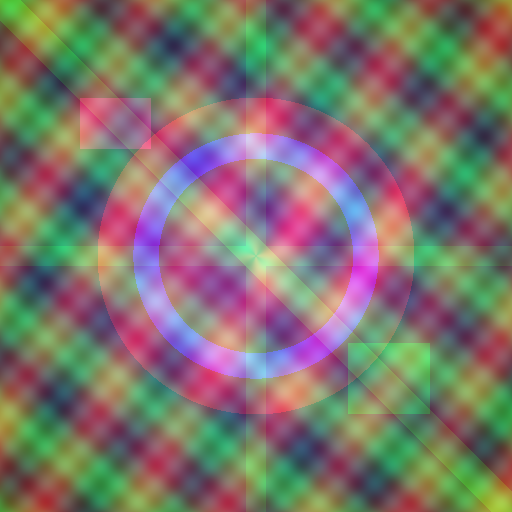
%> input picture data/host_512.png, 512 x 512 px
$ octave main.m   (GNU Octave 9; MATLAB toolbox functions it lacks are replaced by stand-ins)
%> lines starting %> are read from the running program, lines starting %| are printed output that depends on the picture; in (x1, y1, x2, y2) boxes, pixels count from 0 and x2, y2 are one past the last pixel; in counts of white or black regions, pixels touching at a corner belong together; the program's own positions count from 1; long printed decimals are rounded
### src/preprocess_images.m
function [host_rgb, watermark, metadata] = preprocess_images(host_path, watermark_path)
%> called with host_path = 'data/host_512.png', watermark_path = 'data/watermark_256.png'
%PREPROCESS_IMAGES Read, resize, normalize and prepare host and watermark.
%   Host image is forced to RGB 512x512.
%   Watermark image is forced to grayscale 256x256 and additionally
%   converted into a binary map for sign-based embedding.

if ~exist(host_path, 'file')
    error('Host image not found: %s', host_path);
end
if ~exist(watermark_path, 'file')
    error('Watermark image not found: %s', watermark_path);
end

host_raw = imread(host_path);
%> host_raw is the input picture: size 512x512x3 uint8; mean R, G, B 126, 117.5, 109
if ndims(host_raw) == 2
    host_raw = repmat(host_raw, [1, 1, 3]);
elseif size(host_raw, 3) > 3
    host_raw = host_raw(:, :, 1:3);
end
host_rgb = im2double(imresize(host_raw, [512, 512]));

watermark_raw = imread(watermark_path);
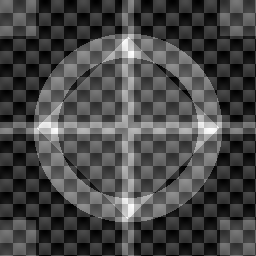
%> input picture data/watermark_256.png, 256 x 256 px
%> watermark_raw is the input picture: size 256x256 uint8; min 0, max 254, mean 71.5
if ndims(watermark_raw) == 3
    watermark_rgb = im2double(imresize(watermark_raw(:, :, 1:3), [256, 256]));
    watermark_gray = rgb2gray(watermark_rgb);
else
    watermark_rgb = im2double(imresize(watermark_raw, [256, 256]));
    watermark_gray = watermark_rgb;
end
watermark_gray = mat2gray(watermark_gray);
watermark_threshold = graythresh(watermark_gray);
%> watermark_threshold = 0.325
watermark_binary = imbinarize(watermark_gray, watermark_threshold);
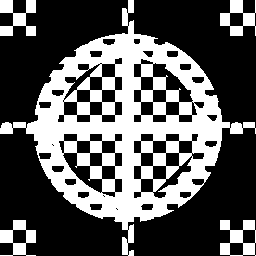
%> watermark_binary: size 256x256 logical; 35.3% white; 5 white regions, box (x1, y1, x2, y2) and area: (0, 0, 256, 256) 20569, (0, 0, 36, 36) 698, (220, 220, 256, 256) 680, (220, 0, 256, 36) 608, (0, 220, 36, 256) 608

watermark = struct();
watermark.rgb = watermark_rgb;
watermark.gray = watermark_gray;
watermark.binary = watermark_binary;
watermark.sign = 2 * double(watermark_binary) - 1;
watermark.for_embed = watermark_binary;
watermark.for_embed_gray = watermark_gray;

metadata = struct();
metadata.host_original_size = size(host_raw);
%> metadata.host_original_size = [512 512 3]
metadata.watermark_original_size = size(watermark_raw);
%> metadata.watermark_original_size = [256 256]
metadata.watermark_threshold = watermark_threshold;
%> metadata.watermark_threshold = 0.325
end

### src/dwt_embed.m
function [watermarked_rgb, embed_info] = dwt_embed(host_rgb, watermark_data, alpha, options)
%DWT_EMBED Embed a watermark into the DWT detail subband of the Y channel.
%   The host image is converted to YCbCr. A one-level Haar DWT is applied
%   to the Y channel. The selected 256x256 detail subband receives additive
%   watermark modulation:
%       S_w = S + (alpha / 255) * P
%   where P is either a binary sign map in {-1, +1} or a zero-centered
%   grayscale payload in [-1, +1].

if ~isfield(options, 'dwt')
    error('Missing options.dwt configuration.');
end
if size(host_rgb, 3) ~= 3
    error('DWT embedding expects an RGB host image.');
end

ycbcr_image = rgb2ycbcr(host_rgb);
y_channel = ycbcr_image(:, :, 1);

[ll_band, lh_band, hl_band, hh_band] = dwt2(y_channel, options.dwt.wavelet);
payload = build_payload(watermark_data, options.watermark_mode);
alpha_scaled = alpha / 255;

switch upper(options.dwt.subband)
    case 'LH'
        target_band_w = lh_band + alpha_scaled * payload;
        y_channel_w = idwt2(ll_band, target_band_w, hl_band, hh_band, options.dwt.wavelet, size(y_channel));
        embedding_domain = 'DWT-LH';
    case 'HL'
        target_band_w = hl_band + alpha_scaled * payload;
        y_channel_w = idwt2(ll_band, lh_band, target_band_w, hh_band, options.dwt.wavelet, size(y_channel));
        embedding_domain = 'DWT-HL';
    otherwise
        error('Unsupported DWT subband: %s', options.dwt.subband);
end

ycbcr_image(:, :, 1) = min(max(y_channel_w, 0), 1);
watermarked_rgb = ycbcr2rgb(ycbcr_image);
watermarked_rgb = min(max(watermarked_rgb, 0), 1);

embed_info = struct();
embed_info.embedding_domain = embedding_domain;
embed_info.alpha_scaled = alpha_scaled;
embed_info.wavelet = options.dwt.wavelet;
embed_info.subband = upper(options.dwt.subband);
end

function payload = build_payload(watermark_data, watermark_mode)
switch lower(watermark_mode)
    case 'binary'
        payload = 2 * double(watermark_data >= 0.5) - 1;
    case 'grayscale'
        payload = 2 * mat2gray(double(watermark_data)) - 1;
    otherwise
        error('Unsupported watermark mode: %s', watermark_mode);
end
end

### src/dwt_extract.m
function [watermark_binary, watermark_gray, extract_info] = dwt_extract(reference_host_rgb, test_rgb, alpha, options)
%DWT_EXTRACT Non-blind DWT watermark extraction.
%   Since the implementation is non-blind, the original host image is used
%   to compute the reference subband. The watermark estimate is obtained by
%   reversing the additive embedding:
%       P_hat = (S_test - S_ref) / (alpha / 255)

if ~isfield(options, 'dwt')
    error('Missing options.dwt configuration.');
end

reference_ycbcr = rgb2ycbcr(reference_host_rgb);
test_ycbcr = rgb2ycbcr(test_rgb);
reference_y = reference_ycbcr(:, :, 1);
test_y = test_ycbcr(:, :, 1);

[~, ref_lh, ref_hl, ~] = dwt2(reference_y, options.dwt.wavelet);
[~, test_lh, test_hl, ~] = dwt2(test_y, options.dwt.wavelet);

switch upper(options.dwt.subband)
    case 'LH'
        raw_payload = (test_lh - ref_lh) / max(alpha / 255, eps);
        extraction_domain = 'DWT-LH';
    case 'HL'
        raw_payload = (test_hl - ref_hl) / max(alpha / 255, eps);
        extraction_domain = 'DWT-HL';
    otherwise
        error('Unsupported DWT subband: %s', options.dwt.subband);
end

watermark_gray = min(max((raw_payload + 1) / 2, 0), 1);
watermark_binary = watermark_gray >= 0.5;

extract_info = struct();
extract_info.embedding_domain = extraction_domain;
extract_info.raw_payload = raw_payload;
end

### src/compute_psnr_ssim_mse.m
function [mse_value, psnr_value, ssim_value] = compute_psnr_ssim_mse(reference_image, test_image)
%COMPUTE_PSNR_SSIM_MSE Compute MSE, PSNR and SSIM on normalized images.
%   Input images are internally converted to double in [0, 1].

reference_image = im2double(reference_image);
test_image = im2double(test_image);

if ~isequal(size(reference_image), size(test_image))
    error('Input images must have the same size.');
end

difference = reference_image - test_image;
mse_value = mean(difference(:) .^ 2);

if mse_value < eps
    psnr_value = Inf;
else
    psnr_value = 10 * log10(1 / mse_value);
end

if ndims(reference_image) == 2 || size(reference_image, 3) == 1
    ssim_value = ssim(test_image, reference_image);
else
    channel_ssim = zeros(1, size(reference_image, 3));
    for channel_idx = 1:size(reference_image, 3)
        channel_ssim(channel_idx) = ssim(test_image(:, :, channel_idx), reference_image(:, :, channel_idx));
    end
    ssim_value = mean(channel_ssim);
end
end

### src/compute_nc.m
function nc_value = compute_nc(reference_watermark, extracted_watermark)
%COMPUTE_NC Compute normalized correlation between two watermark images.
%   Both inputs are converted to double precision. The implementation
%   matches the assignment formula and supports both binary and grayscale
%   watermarks.

reference_watermark = double(reference_watermark);
extracted_watermark = double(extracted_watermark);

if ~isequal(size(reference_watermark), size(extracted_watermark))
    error('Watermark images must have the same size.');
end

numerator = sum(sum(reference_watermark .* extracted_watermark));
denominator = sqrt(sum(sum(reference_watermark .^ 2)) * sum(sum(extracted_watermark .^ 2)));

if denominator < eps
    nc_value = 0;
else
    nc_value = numerator / denominator;
end
end

### src/visualize_results.m
function visualize_results(original_rgb, watermarked_rgb, reference_watermark, extracted_gray, scheme_name, alpha, output_dir, zoom_region)
%VISUALIZE_RESULTS Save qualitative comparison images for a watermark test.
%   The function stores:
%       - difference map
%       - zoomed original / watermarked crops
%       - a combined 2x4 summary figure

if nargin < 8 || isempty(zoom_region)
    zoom_region = [161, 320, 161, 320];
end
if ~exist(output_dir, 'dir')
    mkdir(output_dir);
end

row_start = max(1, zoom_region(1));
row_end = min(size(original_rgb, 1), zoom_region(2));
col_start = max(1, zoom_region(3));
col_end = min(size(original_rgb, 2), zoom_region(4));

diff_image = abs(watermarked_rgb - original_rgb);
diff_visual = diff_image / max(diff_image(:) + eps);

original_zoom = original_rgb(row_start:row_end, col_start:col_end, :);
watermarked_zoom = watermarked_rgb(row_start:row_end, col_start:col_end, :);
zoom_diff = abs(watermarked_zoom - original_zoom);
zoom_diff_visual = zoom_diff / max(zoom_diff(:) + eps);

imwrite(im2uint8(diff_visual), fullfile(output_dir, sprintf('%s_difference_alpha_%02d.png', scheme_name, alpha)));
imwrite(im2uint8(original_zoom), fullfile(output_dir, sprintf('%s_zoom_original_alpha_%02d.png', scheme_name, alpha)));
imwrite(im2uint8(watermarked_zoom), fullfile(output_dir, sprintf('%s_zoom_watermarked_alpha_%02d.png', scheme_name, alpha)));

summary_figure = figure('Visible', 'off', 'Color', 'w', 'Position', [80, 80, 1500, 820]);
tiledlayout(2, 4, 'Padding', 'compact', 'TileSpacing', 'compact');

nexttile;
imshow(original_rgb);
title('Original Host');

nexttile;
imshow(watermarked_rgb);
title(sprintf('Watermarked Host (\\alpha = %d)', alpha));

nexttile;
imshow(diff_visual);
title('|I_w - I|');

nexttile;
imshow(reference_watermark);
title('Reference Watermark');

nexttile;
imshow(original_zoom);
title('Zoomed Original');

nexttile;
imshow(watermarked_zoom);
title('Zoomed Watermarked');

nexttile;
imshow(zoom_diff_visual);
title('Zoomed Difference');

nexttile;
imshow(extracted_gray);
title('Extracted Watermark');

saveas(summary_figure, fullfile(output_dir, sprintf('%s_visual_overview_alpha_%02d.png', scheme_name, alpha)));
close(summary_figure);
end

### src/add_attacks.m
function attacks = add_attacks(input_rgb, attack_config, working_dir)
%ADD_ATTACKS Generate common robustness attacks for watermark evaluation.
%   Implemented attacks:
%       1. JPEG compression (Q = 90, 70, 50)
%       2. Gaussian noise
%       3. Salt-and-pepper noise
%       4. Median filtering
%       5. Crop and resize

if nargin < 3 || isempty(working_dir)
    working_dir = tempdir;
end
if ~exist(working_dir, 'dir')
    mkdir(working_dir);
end

attacks = struct('name', {}, 'image', {});
attack_counter = 0;

for quality_idx = 1:numel(attack_config.jpeg_qualities)
    quality = attack_config.jpeg_qualities(quality_idx);
    jpeg_path = fullfile(working_dir, sprintf('temporary_quality_%d.jpg', quality));
    imwrite(im2uint8(input_rgb), jpeg_path, 'jpg', 'Quality', quality);
    jpeg_image = im2double(imread(jpeg_path));
    if exist(jpeg_path, 'file')
        delete(jpeg_path);
    end

    attack_counter = attack_counter + 1;
    attacks(attack_counter).name = sprintf('JPEG_Q%d', quality);
    attacks(attack_counter).image = jpeg_image;
end

gaussian_image = imnoise(input_rgb, 'gaussian', 0, attack_config.gaussian_variance);
attack_counter = attack_counter + 1;
attacks(attack_counter).name = 'GaussianNoise';
attacks(attack_counter).image = gaussian_image;

sp_image = imnoise(input_rgb, 'salt & pepper', attack_config.salt_pepper_density);
attack_counter = attack_counter + 1;
attacks(attack_counter).name = 'SaltPepperNoise';
attacks(attack_counter).image = sp_image;

median_image = zeros(size(input_rgb));
for channel_idx = 1:size(input_rgb, 3)
    median_image(:, :, channel_idx) = medfilt2(input_rgb(:, :, channel_idx), [3, 3], 'symmetric');
end
attack_counter = attack_counter + 1;
attacks(attack_counter).name = 'MedianFilter3x3';
attacks(attack_counter).image = median_image;

[rows, cols, ~] = size(input_rgb);
crop_ratio = attack_config.crop_ratio;
crop_rows = round(rows * crop_ratio);
crop_cols = round(cols * crop_ratio);
row_start = floor((rows - crop_rows) / 2) + 1;
col_start = floor((cols - crop_cols) / 2) + 1;
row_end = row_start + crop_rows - 1;
col_end = col_start + crop_cols - 1;

cropped_image = input_rgb(row_start:row_end, col_start:col_end, :);
cropped_resized = imresize(cropped_image, [rows, cols]);

attack_counter = attack_counter + 1;
attacks(attack_counter).name = sprintf('CropResize_%02dPct', round(crop_ratio * 100));
attacks(attack_counter).image = cropped_resized;
end

### src/ensure_demo_data.m
function ensure_demo_data(host_path, watermark_path)
%ENSURE_DEMO_DATA Create deterministic default images when input files are absent.
%   The generated images are purely deterministic, so experiments remain
%   reproducible across runs.

[host_dir, ~, ~] = fileparts(host_path);
if ~exist(host_dir, 'dir')
    mkdir(host_dir);
end

if ~exist(host_path, 'file')
    host_image = generate_host_image();
    imwrite(im2uint8(host_image), host_path);
end

if ~exist(watermark_path, 'file')
    watermark_image = generate_watermark_image();
    imwrite(im2uint8(watermark_image), watermark_path);
end
end

% [52 lines left out: functions generate_host_image, generate_watermark_image, not called in this run]

### main.m
clear;
clc;
close all;

project_root = fileparts(mfilename('fullpath'));
addpath(fullfile(project_root, 'src'));

data_dir = fullfile(project_root, 'data');
results_dir = fullfile(project_root, 'results');
docs_dir = fullfile(project_root, 'docs');

if ~exist(results_dir, 'dir')
    mkdir(results_dir);
end
if ~exist(fullfile(results_dir, 'dwt'), 'dir')
    mkdir(fullfile(results_dir, 'dwt'));
end
if ~exist(fullfile(results_dir, 'cat'), 'dir')
    mkdir(fullfile(results_dir, 'cat'));
end
if ~exist(docs_dir, 'dir')
    mkdir(docs_dir);
end

host_path = fullfile(data_dir, 'host_512.png');
watermark_path = fullfile(data_dir, 'watermark_256.png');
ensure_demo_data(host_path, watermark_path);

config.alphas = [2, 4, 6, 8, 10];
config.watermark_mode = 'binary';
config.zoom_region = [161, 320, 161, 320]; % [row_start, row_end, col_start, col_end]

config.dwt.wavelet = 'haar';
config.dwt.subband = 'HL';

config.cat.group_index = 2;

config.attack.jpeg_qualities = [90, 70, 50];
config.attack.gaussian_variance = 0.001;
config.attack.salt_pepper_density = 0.01;
config.attack.crop_ratio = 0.75;

fprintf('===============================================\n');
fprintf(' 数字图像水印实验开始 \n');
fprintf(' 宿主图像路径 : %s\n', host_path);
fprintf(' 水印图像路径 : %s\n', watermark_path);
fprintf(' Alpha 参数   : %s\n', mat2str(config.alphas));
fprintf('===============================================\n');

[host_rgb, watermark, preprocess_info] = preprocess_images(host_path, watermark_path);
%> preprocess_info = {host_original_size [512 512 3], watermark_original_size [256 256], watermark_threshold 0.325}

switch lower(config.watermark_mode)
    case 'binary'
        watermark_payload = watermark.for_embed;
        watermark_reference = double(watermark.binary);
    case 'grayscale'
        watermark_payload = watermark.for_embed_gray;
        watermark_reference = watermark.gray;
    otherwise
        error('Unsupported watermark mode: %s', config.watermark_mode);
end

imwrite(im2uint8(host_rgb), fullfile(results_dir, 'original_host.png'));
imwrite(im2uint8(watermark.gray), fullfile(results_dir, 'original_watermark_gray.png'));
imwrite(im2uint8(double(watermark.binary)), fullfile(results_dir, 'original_watermark_binary.png'));

fprintf('Host image resized to       : %dx%dx%d\n', size(host_rgb, 1), size(host_rgb, 2), size(host_rgb, 3));
%| Host image resized to       : 512x512x3
fprintf('Watermark image resized to  : %dx%d\n', size(watermark.gray, 1), size(watermark.gray, 2));
%| Watermark image resized to  : 256x256
fprintf('Watermark Otsu threshold    : %.4f\n', preprocess_info.watermark_threshold);
%| Watermark Otsu threshold    : 0.3255

schemes = {'dwt', 'cat'};
scheme_summaries = struct();

for scheme_idx = 1:numel(schemes)
    scheme_name = schemes{scheme_idx};
    scheme_dir = fullfile(results_dir, scheme_name);
    if ~exist(scheme_dir, 'dir')
        mkdir(scheme_dir);
    end

    fprintf('\n-----------------------------------------------\n');
    fprintf('执行方案：%s\n', upper(scheme_name));
    fprintf('-----------------------------------------------\n');

    quality_records = struct('Alpha', {}, 'MSE', {}, 'PSNR_dB', {}, 'SSIM', {});
    extraction_records = struct('Alpha', {}, 'NC', {}, 'NC_Binary', {}, 'Watermark_PSNR_dB', {}, 'Watermark_SSIM', {}, 'Watermark_MSE', {});
    attack_records = struct('Alpha', {}, 'Attack', {}, 'NC', {}, 'Watermark_PSNR_dB', {}, 'Watermark_SSIM', {}, 'Watermark_MSE', {});

    for alpha_idx = 1:numel(config.alphas)
        alpha = config.alphas(alpha_idx);
        alpha_tag = sprintf('alpha_%02d', alpha);
        alpha_dir = fullfile(scheme_dir, alpha_tag);
        if ~exist(alpha_dir, 'dir')
            mkdir(alpha_dir);
        end

        fprintf('  Alpha = %d ...\n', alpha);

        switch lower(scheme_name)
            case 'dwt'
                [watermarked_rgb, embed_info] = dwt_embed(host_rgb, watermark_payload, alpha, config);
%> in dwt_embed, `ycbcr_image = rgb2ycbcr(host_rgb);`: ycbcr_image: size 512x512x3 double; mean of channels 1, 2, 3 0.464, 0.482, 0.519
%> in dwt_embed, `target_band_w = hl_band + alpha_scaled * payload;`:
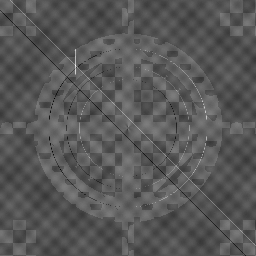
%> target_band_w: size 256x256 double; min -0.0621, max 0.111, mean -0.00228; drawn with min black and max white
%> in dwt_embed, `ycbcr_image(:, :, 1) = min(max(y_channel_w, 0), 1);`: ycbcr_image: size 512x512x3 double; mean of channels 1, 2, 3 0.464, 0.482, 0.519
%> embed_info = {alpha_scaled 0.00784}
                [extracted_bin, extracted_gray] = dwt_extract(host_rgb, watermarked_rgb, alpha, config);
%> in dwt_extract, `test_ycbcr = rgb2ycbcr(test_rgb);`: test_ycbcr: size 512x512x3 double; mean of channels 1, 2, 3 0.464, 0.482, 0.519
            case 'cat'
                [watermarked_rgb, embed_info] = cat_embed(host_rgb, watermark_payload, alpha, config);
                [extracted_bin, extracted_gray] = cat_extract(host_rgb, watermarked_rgb, alpha, config);
            otherwise
                error('Unknown scheme: %s', scheme_name);
        end

        [host_mse, host_psnr, host_ssim] = compute_psnr_ssim_mse(host_rgb, watermarked_rgb);
%> in compute_psnr_ssim_mse, `difference = reference_image - test_image;`:
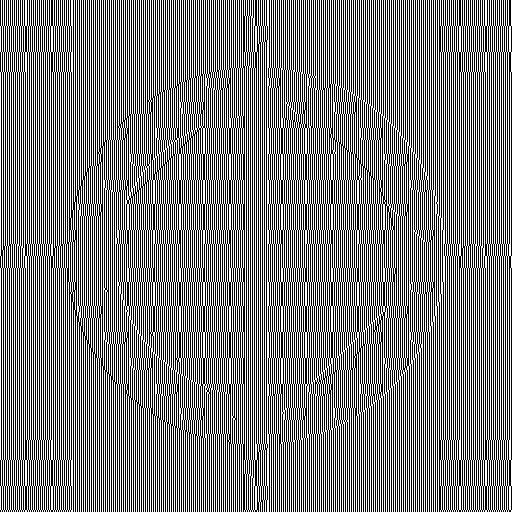
%> difference: size 512x512x3 double; mean R, G, B -1.99e-16, -1.34e-16, -1.25e-16; drawn with min black and max white
%> in compute_psnr_ssim_mse, `mse_value = mean(difference(:) .^ 2);`: mse_value = 2.09e-05
%> in compute_psnr_ssim_mse, `psnr_value = 10 * log10(1 / mse_value);`: psnr_value = 46.81
%> after the loop in compute_psnr_ssim_mse, `for channel_idx = 1:size(reference_image, 3)`: channel_ssim = [0.984 0.988 0.984]
%> in compute_psnr_ssim_mse, `ssim_value = mean(channel_ssim);`: ssim_value = 0.985
%> host_mse = 2.09e-05; host_psnr = 46.81; host_ssim = 0.985
        [wm_mse, wm_psnr, wm_ssim] = compute_psnr_ssim_mse(watermark_reference, extracted_gray);
%> in compute_psnr_ssim_mse (call 2), `difference = reference_image - test_image;`:
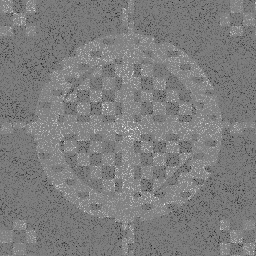
%> difference: size 256x256 double; min -3.01e-14, max 3.01e-14, mean -5.59e-16; drawn with min black and max white
%> in compute_psnr_ssim_mse (call 2), `mse_value = mean(difference(:) .^ 2);`: mse_value = 1.77e-29
%> in compute_psnr_ssim_mse (call 2), `ssim_value = ssim(test_image, reference_image);`: ssim_value = 1
%> wm_mse = 1.77e-29; wm_psnr = Inf; wm_ssim = 1
        nc_value = compute_nc(watermark_reference, extracted_gray);
%> in compute_nc, `numerator = sum(sum(reference_watermark .* extracted_watermark));`: numerator = 23163
%> in compute_nc, `nc_value = numerator / denominator;`: nc_value = 1
%> nc_value = 1
        nc_binary = compute_nc(double(watermark.binary), double(extracted_bin));
%> nc_binary = 1

        quality_records(end + 1) = struct( ...
            'Alpha', alpha, ...
            'MSE', host_mse, ...
            'PSNR_dB', host_psnr, ...
            'SSIM', host_ssim);

        extraction_records(end + 1) = struct( ...
            'Alpha', alpha, ...
            'NC', nc_value, ...
            'NC_Binary', nc_binary, ...
            'Watermark_PSNR_dB', wm_psnr, ...
            'Watermark_SSIM', wm_ssim, ...
            'Watermark_MSE', wm_mse);

        imwrite(im2uint8(watermarked_rgb), fullfile(alpha_dir, sprintf('%s_watermarked_alpha_%02d.png', scheme_name, alpha)));
        imwrite(im2uint8(extracted_gray), fullfile(alpha_dir, sprintf('%s_extracted_gray_alpha_%02d.png', scheme_name, alpha)));
        imwrite(im2uint8(double(extracted_bin)), fullfile(alpha_dir, sprintf('%s_extracted_binary_alpha_%02d.png', scheme_name, alpha)));

        visualize_results( ...
            host_rgb, ...
            watermarked_rgb, ...
            watermark_reference, ...
            extracted_gray, ...
            scheme_name, ...
            alpha, ...
            alpha_dir, ...
            config.zoom_region);

        attacks = add_attacks(watermarked_rgb, config.attack, alpha_dir);
%> in add_attacks, `cropped_image = input_rgb(row_start:row_end, col_start:col_end, :);`:
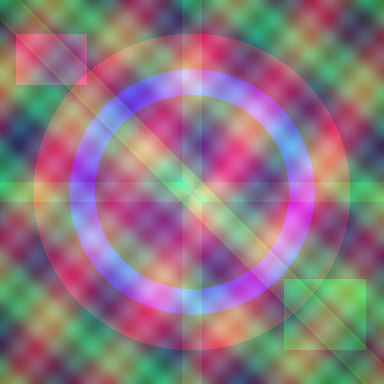
%> cropped_image: size 384x384x3 double; mean R, G, B 0.553, 0.468, 0.506
        for attack_idx = 1:numel(attacks)
            attacked_image = attacks(attack_idx).image;
            attack_name = attacks(attack_idx).name;

            switch lower(scheme_name)
                case 'dwt'
                    [attacked_bin, attacked_gray] = dwt_extract(host_rgb, attacked_image, alpha, config);
                case 'cat'
                    [attacked_bin, attacked_gray] = cat_extract(host_rgb, attacked_image, alpha, config);
            end

            [attack_mse, attack_psnr, attack_ssim] = compute_psnr_ssim_mse(watermark_reference, attacked_gray);

            attack_records(end + 1) = struct( ...
                'Alpha', alpha, ...
                'Attack', attack_name, ...
                'NC', compute_nc(watermark_reference, attacked_gray), ...
                'Watermark_PSNR_dB', attack_psnr, ...
                'Watermark_SSIM', attack_ssim, ...
                'Watermark_MSE', attack_mse);

            imwrite(im2uint8(attacked_image), fullfile(alpha_dir, sprintf('%s_%s_attacked_alpha_%02d.png', scheme_name, attack_name, alpha)));
            imwrite(im2uint8(attacked_gray), fullfile(alpha_dir, sprintf('%s_%s_extracted_gray_alpha_%02d.png', scheme_name, attack_name, alpha)));
            imwrite(im2uint8(double(attacked_bin)), fullfile(alpha_dir, sprintf('%s_%s_extracted_binary_alpha_%02d.png', scheme_name, attack_name, alpha)));
        end
%> this loop made 7 passes
%> pass 1, in dwt_extract (call 2), `[~, test_lh, test_hl, ~] = dwt2(test_y, options.dwt.wavelet);`:
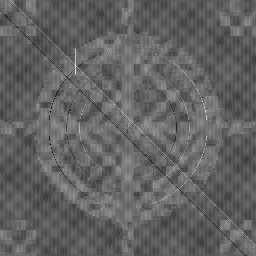
%> test_hl: size 256x256 double; min -0.0661, max 0.0967, mean -0.00294; drawn with min black and max white

        fprintf('    Host metrics     -> PSNR = %7.4f dB, SSIM = %0.5f, MSE = %0.6f\n', host_psnr, host_ssim, host_mse);
%|     Host metrics     -> PSNR = 46.8089 dB, SSIM = 0.9853, MSE = 2.1e-05
        fprintf('    Watermark metric -> NC   = %0.5f, SSIM = %0.5f, PSNR = %7.4f dB\n', nc_value, wm_ssim, wm_psnr);
%|     Watermark metric -> NC   = 1.000, SSIM = 1.000, PSNR =     Inf dB
        fprintf('    Embedding area   -> %s\n', embed_info.embedding_domain);
%|     Embedding area   -> DWT-HL
%> the run ends on the next line
